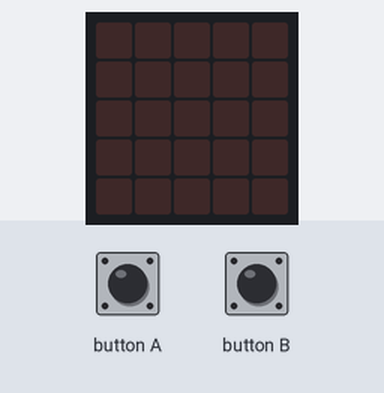
Bench run of a program on a simulated BBC micro:bit running MicroPython. Parts: the board's 5×5 LED display. The test bench sets the inputs (shaded band). Random numbers come from a fixed seed.

Above: at 1.2 s.
1.3 s: button B pressed for 0.15 s
At 2.1 s:
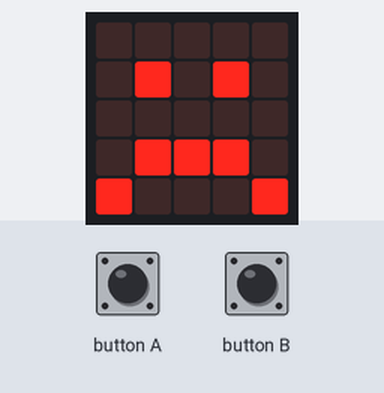
At 3.1 s:
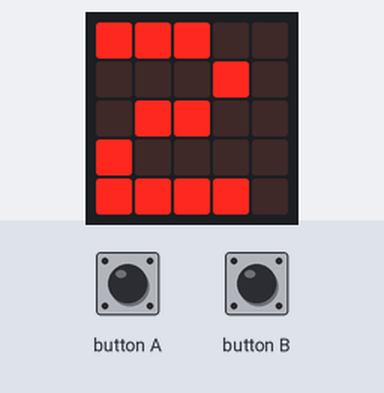
Timing chart, 0 to 4.6 s (numbered marks = the images above; inputs shaded):
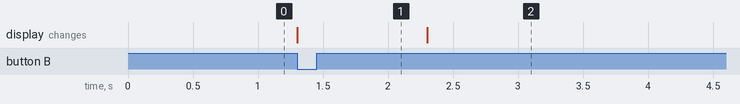

Measured:
- after the input at 1.3 s, the display: changes at once (image 1)

The program:

guess_number.py
```python
from microbit import *
import random

guess = 0
random_number = 0

while True:
  if button_a.get_presses():
    guess = guess + 1
    display.show(str(guess))
  elif button_b.is_pressed():
    break

numbers = [1,2,3,4,5]
random_number = random.choice(numbers)

if guess == random_number:
  display.show(Image.HAPPY)
else:
  display.show(Image.SAD)
  sleep(1000)
  display.show(str(random_number))
```
